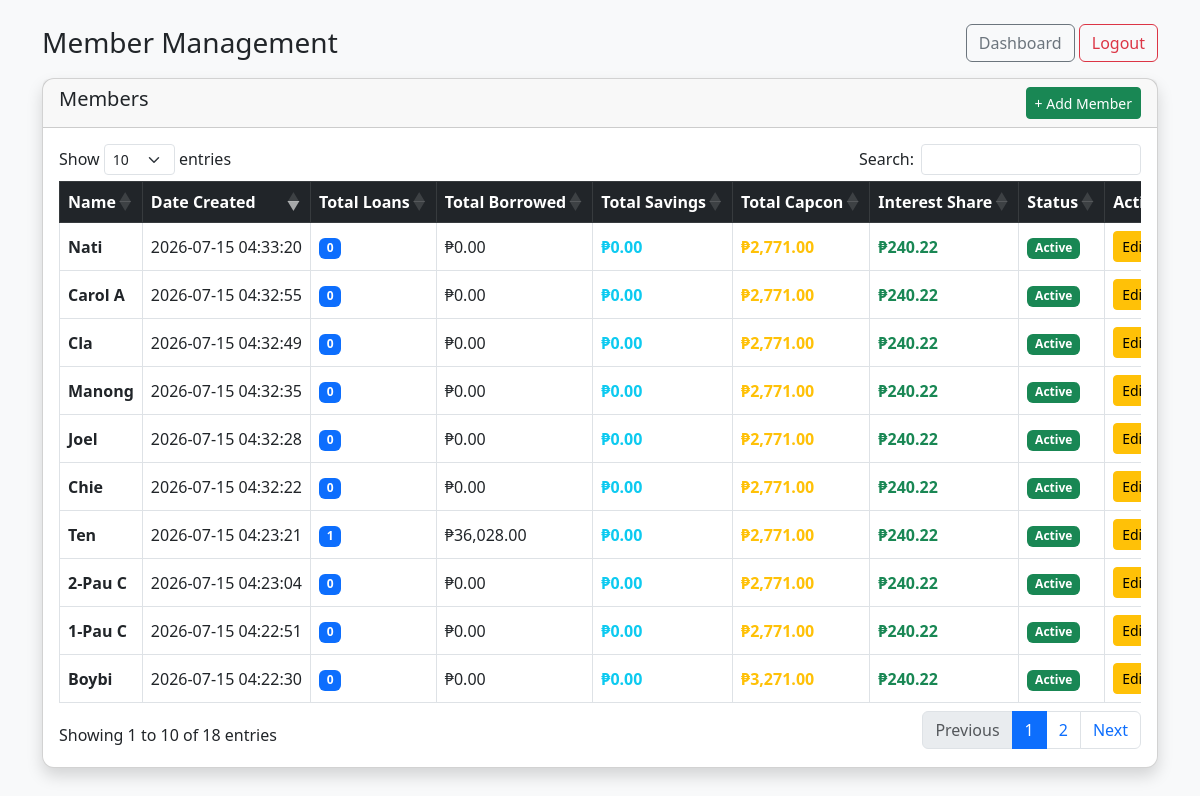
/members.php (signed in), run on the app's committed database.
### tables this page shows
CREATE TABLE `borrowers` (
  `id` int(10) unsigned NOT NULL AUTO_INCREMENT,
  `name` varchar(255) NOT NULL,
  `first_name` varchar(100) DEFAULT NULL,
  `last_name` varchar(100) DEFAULT NULL,
  `gcash_name` varchar(150) DEFAULT NULL,
  `gcash_number` varchar(50) DEFAULT NULL,
  `status` enum('Active','Inactive') NOT NULL DEFAULT 'Active',
  `savings_closed` tinyint(1) NOT NULL DEFAULT 0,
  `created_at` timestamp NOT NULL DEFAULT current_timestamp(),
  PRIMARY KEY (`id`),
  UNIQUE KEY `borrowers_name_unique` (`name`)
);

### members.php (the view, shortened to what this page needs)
<?php
include 'db.php';
$totalInterestQuery = $conn->query("SELECT SUM(interest) AS total_interest FROM loans");
$totalInterest = $totalInterestQuery->fetch_assoc()['total_interest'] ?? 0;
$borrowerCountQuery = $conn->query("SELECT COUNT(*) AS total FROM borrowers");
$borrowerCount = $borrowerCountQuery->fetch_assoc()['total'] ?? 0;
$sharePerBorrower = $borrowerCount > 0 ? $totalInterest / $borrowerCount : 0;
$members = $conn->query("
    SELECT
        borrowers.*,
        COUNT(loans.id) AS total_loans,
        COALESCE(SUM(loans.amount),0) AS total_borrowed,
        COALESCE(savings_summary.total_savings,0) AS total_savings,
        COALESCE(capital_summary.total_capital,0) AS total_capital
    FROM borrowers
    LEFT JOIN loans ON loans.borrower_id = borrowers.id
    LEFT JOIN (
        SELECT
            borrower_id,
            IFNULL(SUM(CASE WHEN type = 'DEPOSIT' THEN amount ELSE -amount END),0) AS total_savings
        FROM savings_transactions
        GROUP BY borrower_id
    ) AS savings_summary ON savings_summary.borrower_id = borrowers.id
    LEFT JOIN (
        SELECT borrower_id, IFNULL(SUM(amount),0) AS total_capital
        FROM capital_contributions
        GROUP BY borrower_id
    ) AS capital_summary ON capital_summary.borrower_id = borrowers.id
    GROUP BY borrowers.id
    ORDER BY borrowers.id DESC
");
?>
<!DOCTYPE html>
<html>
<head>
<link href="https://cdn.jsdelivr.net/npm/bootstrap@5.3.0/dist/css/bootstrap.min.css" rel="stylesheet">
<link rel="stylesheet" href="assets/css/mobile.css">
<link rel="stylesheet" href="https://cdn.datatables.net/1.13.6/css/dataTables.bootstrap5.min.css">
</head>
<body class="bg-light">
<div class="container mt-4">
<div class="d-flex justify-content-between align-items-center mb-3">
    <h3 class="mb-0">Member Management</h3>
    <div>
        <a href="index.php" class="btn btn-outline-secondary">Dashboard</a>
        <a href="logout.php" class="btn btn-outline-danger">Logout</a>
    </div>
</div>
<div class="card shadow">
    <div class="card-header d-flex justify-content-between">
        <h5>Members</h5>
        <button class="btn btn-success btn-sm" data-bs-toggle="modal" data-bs-target="#addBorrowerModal">
            + Add Member
        </button>
    </div>
    <div class="card-body">
        <div class="table-responsive">
<table class="table table-bordered table-hover align-middle" id="borrowerTable">
            <thead class="table-dark">
                <tr>
                    <th>Name</th>
                    <th>Date Created</th>
                    <th>Total Loans</th>
                    <th>Total Borrowed</th>
                    <th>Total Savings</th>
                    <th>Total Capcon</th>
                    <th>Interest Share</th>
                    <th>Status</th>
                    <th width="180">Action</th>
                </tr>
            </thead>
            <tbody>
                <?php while($row = $members->fetch_assoc()): ?>
                <tr data-member-id="<?= $row['id'] ?>">
                    <td class="member-name"><strong><?= htmlspecialchars($row['name']) ?></strong></td>
                    <td><?= $row['created_at'] ?></td>
                    <td><span class="badge bg-primary"><?= $row['total_loans'] ?></span></td>
                    <td>₱<?= number_format($row['total_borrowed'],2) ?></td>
                    <td class="text-info fw-bold">₱<?= number_format($row['total_savings'],2) ?></td>
                    <td class="text-warning fw-bold">₱<?= number_format($row['total_capital'],2) ?></td>
                    <td><span class="text-success fw-bold">₱<?= number_format($sharePerBorrower,2) ?></span></td>
                    <td class="member-status">
                        <span class="badge bg-<?= $row['status'] === 'Active' ? 'success' : 'secondary' ?>">
                            <?= $row['status'] ?>
                        </span>
                    </td>
                    <td>
                        <button
                            class="btn btn-warning btn-sm"
                            onclick="openEditMember(<?= $row['id'] ?>, '<?= htmlspecialchars($row['name'], ENT_QUOTES) ?>', '<?= $row['status'] ?>')">
                            Edit
                        </button>
                    </td>
                </tr>
                <?php endwhile; ?>
            </tbody>
        </table>
</div>
    </div>
</div>
</div>
</body>
</html>

### assets/css/mobile.css (style rules this page uses)
body { overflow-x: hidden; }
.card { border-radius: .75rem; }
.card-body { overflow-x: auto; }
.table { vertical-align: middle; }
.table th, .table td { white-space: nowrap; }

### data on the page
borrowers: name "Nati", created_at "2026-07-15 04:33:20", total_loans "0", total_borrowed "0.00", total_savings "0.00", total_capital "2,771.00", sharePerBorrower "240.22", status "Active"
borrowers: name "Carol A", created_at "2026-07-15 04:32:55", total_loans "0", total_borrowed "0.00", total_savings "0.00", total_capital "2,771.00", sharePerBorrower "240.22", status "Active"
borrowers: name "Cla", created_at "2026-07-15 04:32:49", total_loans "0", total_borrowed "0.00", total_savings "0.00", total_capital "2,771.00", sharePerBorrower "240.22", status "Active"
borrowers: name "Manong", created_at "2026-07-15 04:32:35", total_loans "0", total_borrowed "0.00", total_savings "0.00", total_capital "2,771.00", sharePerBorrower "240.22", status "Active"
borrowers: name "Joel", created_at "2026-07-15 04:32:28", total_loans "0", total_borrowed "0.00", total_savings "0.00", total_capital "2,771.00", sharePerBorrower "240.22", status "Active"
borrowers: name "Chie", created_at "2026-07-15 04:32:22", total_loans "0", total_borrowed "0.00", total_savings "0.00", total_capital "2,771.00", sharePerBorrower "240.22", status "Active"
borrowers: name "Ten", created_at "2026-07-15 04:23:21", total_loans "1", total_borrowed "36,028.00", total_savings "0.00", total_capital "2,771.00", sharePerBorrower "240.22", status "Active"
borrowers: name "2-Pau C", created_at "2026-07-15 04:23:04", total_loans "0", total_borrowed "0.00", total_savings "0.00", total_capital "2,771.00", sharePerBorrower "240.22", status "Active"
borrowers: name "1-Pau C", created_at "2026-07-15 04:22:51", total_loans "0", total_borrowed "0.00", total_savings "0.00", total_capital "2,771.00", sharePerBorrower "240.22", status "Active"
borrowers: name "Boybi", created_at "2026-07-15 04:22:30", total_loans "0", total_borrowed "0.00", total_savings "0.00", total_capital "3,271.00", sharePerBorrower "240.22", status "Active"
